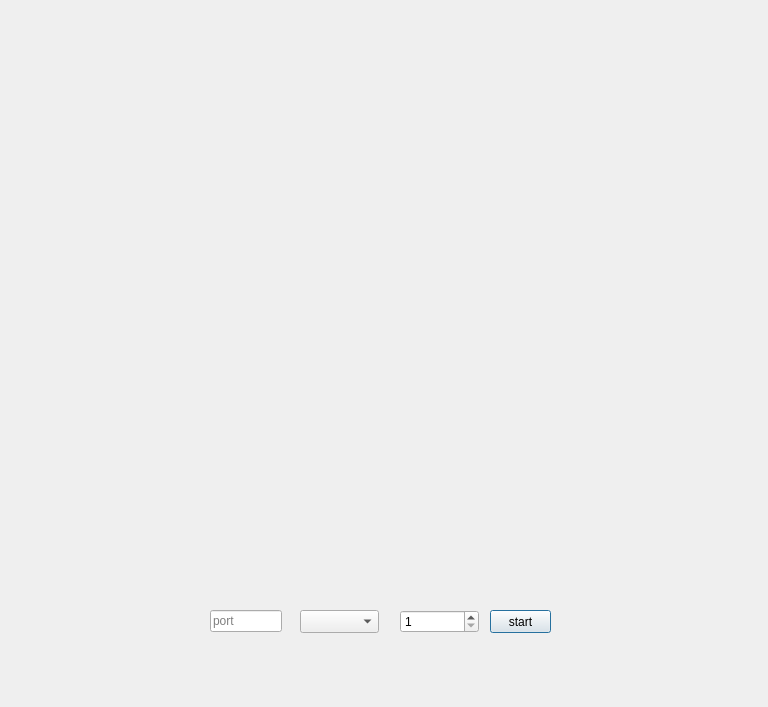
<?xml version="1.0" encoding="UTF-8"?>
<ui version="4.0">
 <class>CreateScreen</class>
 <widget class="QDialog" name="CreateScreen">
  <property name="geometry">
   <rect>
    <x>0</x>
    <y>0</y>
    <width>768</width>
    <height>707</height>
   </rect>
  </property>
  <property name="windowTitle">
   <string>Dialog</string>
  </property>
  <widget class="QLabel" name="label_4">
   <property name="geometry">
    <rect>
     <x>0</x>
     <y>0</y>
     <width>781</width>
     <height>711</height>
    </rect>
   </property>
   <property name="text">
    <string/>
   </property>
   <property name="pixmap">
    <pixmap>../resources/images/Screenshot from 2023-11-11 10-46-54.png</pixmap>
   </property>
  </widget>
  <widget class="QLineEdit" name="lineEdit">
   <property name="geometry">
    <rect>
     <x>210</x>
     <y>610</y>
     <width>72</width>
     <height>22</height>
    </rect>
   </property>
   <property name="maximumSize">
    <size>
     <width>100</width>
     <height>16777215</height>
    </size>
   </property>
   <property name="placeholderText">
    <string>port</string>
   </property>
  </widget>
  <widget class="QComboBox" name="comboBox">
   <property name="geometry">
    <rect>
     <x>300</x>
     <y>610</y>
     <width>79</width>
     <height>23</height>
    </rect>
   </property>
   <property name="currentText">
    <string/>
   </property>
   <property name="placeholderText">
    <string>map</string>
   </property>
   <item>
    <property name="text">
     <string/>
    </property>
   </item>
   <item>
    <property name="text">
     <string>map1</string>
    </property>
   </item>
   <item>
    <property name="text">
     <string>map2</string>
    </property>
   </item>
   <item>
    <property name="text">
     <string>map3</string>
    </property>
   </item>
  </widget>
  <widget class="QSpinBox" name="spinBox">
   <property name="geometry">
    <rect>
     <x>400</x>
     <y>610</y>
     <width>79</width>
     <height>23</height>
    </rect>
   </property>
   <property name="minimum">
    <number>1</number>
   </property>
   <property name="maximum">
    <number>8</number>
   </property>
   <property name="value">
    <number>1</number>
   </property>
  </widget>
  <widget class="QPushButton" name="pushButton">
   <property name="geometry">
    <rect>
     <x>490</x>
     <y>610</y>
     <width>61</width>
     <height>23</height>
    </rect>
   </property>
   <property name="maximumSize">
    <size>
     <width>208</width>
     <height>16777215</height>
    </size>
   </property>
   <property name="text">
    <string>start</string>
   </property>
  </widget>
 </widget>
 <resources/>
 <connections/>
</ui>
